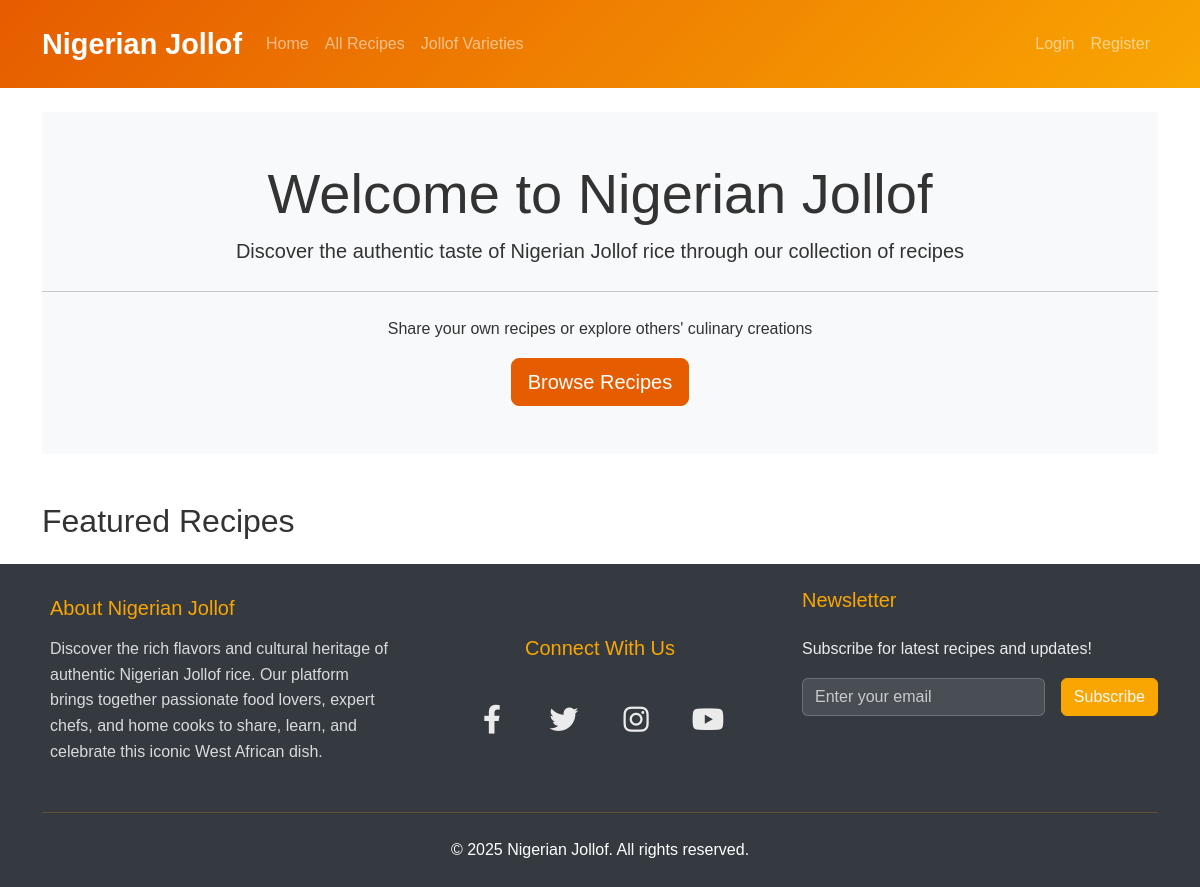
The app's page /, older data.
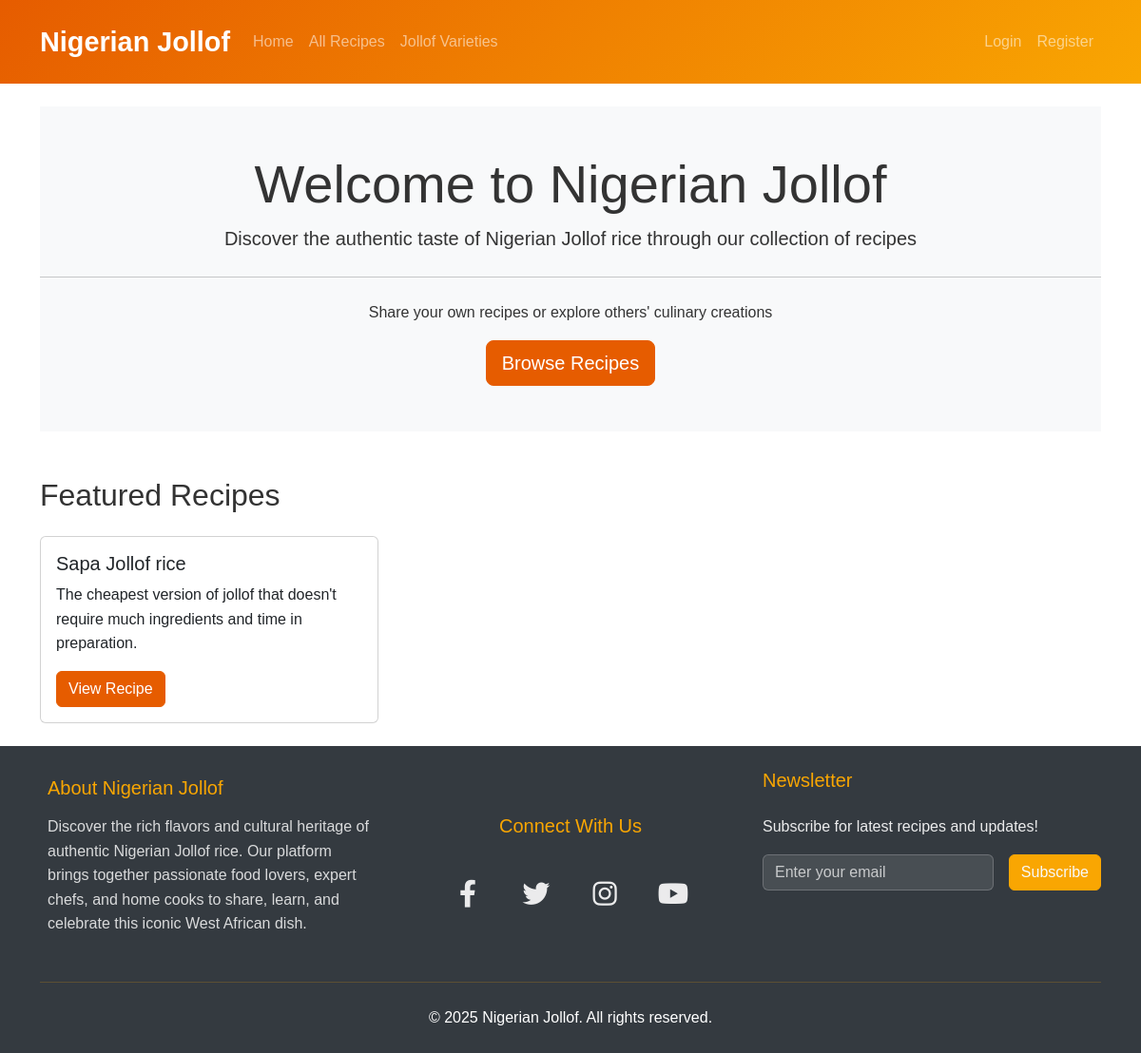
The same page, newer data.
### recipes/models.py (models this page shows, shortened)
class Recipe(models.Model):
    title = models.CharField(max_length=200)
    description = models.TextField()
    ingredients = models.TextField()
    instructions = models.TextField()
    cooking_time = models.IntegerField(help_text="Cooking time in minutes")
    servings = models.IntegerField()
    image = models.ImageField(upload_to='recipes/', blank=True, null=True)
    created_at = models.DateTimeField(auto_now_add=True)
    updated_at = models.DateTimeField(auto_now=True)
    category = models.ForeignKey(Category, on_delete=models.SET_NULL, null=True)
    author = models.ForeignKey(User, on_delete=models.CASCADE)

### recipes/views.py (the view)
# urls.py: 2. Add a URL to urlpatterns:  path('', views.home, name='home')
def home(request):
    featured_recipes = Recipe.objects.all().order_by('-created_at')[:3]
    return render(request, 'recipes/home.html', {'featured_recipes': featured_recipes})

### recipes/templates/recipes/home.html (shortened to what this page needs)
{% extends 'recipes/base.html' %}
{% block content %}
<div class="jumbotron text-center py-5 bg-light">
    <h1 class="display-4">Welcome to Nigerian Jollof</h1>
    <p class="lead">Discover the authentic taste of Nigerian Jollof rice through our collection of recipes</p>
    <hr class="my-4">
    <p>Share your own recipes or explore others' culinary creations</p>
    <a class="btn btn-primary btn-lg" href="{% url 'recipes:recipe_list' %}" role="button">Browse Recipes</a>
</div>
<h2 class="mt-5 mb-4">Featured Recipes</h2>
<div class="row">
    {% for recipe in featured_recipes %}
    <div class="col-md-4 mb-4">
        <div class="card h-100">
            <div class="card-body">
                <h5 class="card-title">{{ recipe.title }}</h5>
                <p class="card-text">{{ recipe.description|truncatewords:30 }}</p>
                <a href="{% url 'recipes:recipe_detail' recipe.pk %}" class="btn btn-primary">View Recipe</a>
            </div>
        </div>
    </div>
    {% endfor %}
</div>
{% endblock %}

Row changes from the older to the newer data that the page shows:
added Recipe: title "Sapa Jollof rice", description "The cheapest version of jollof that doesn't require much ingredients and time in preparation."
